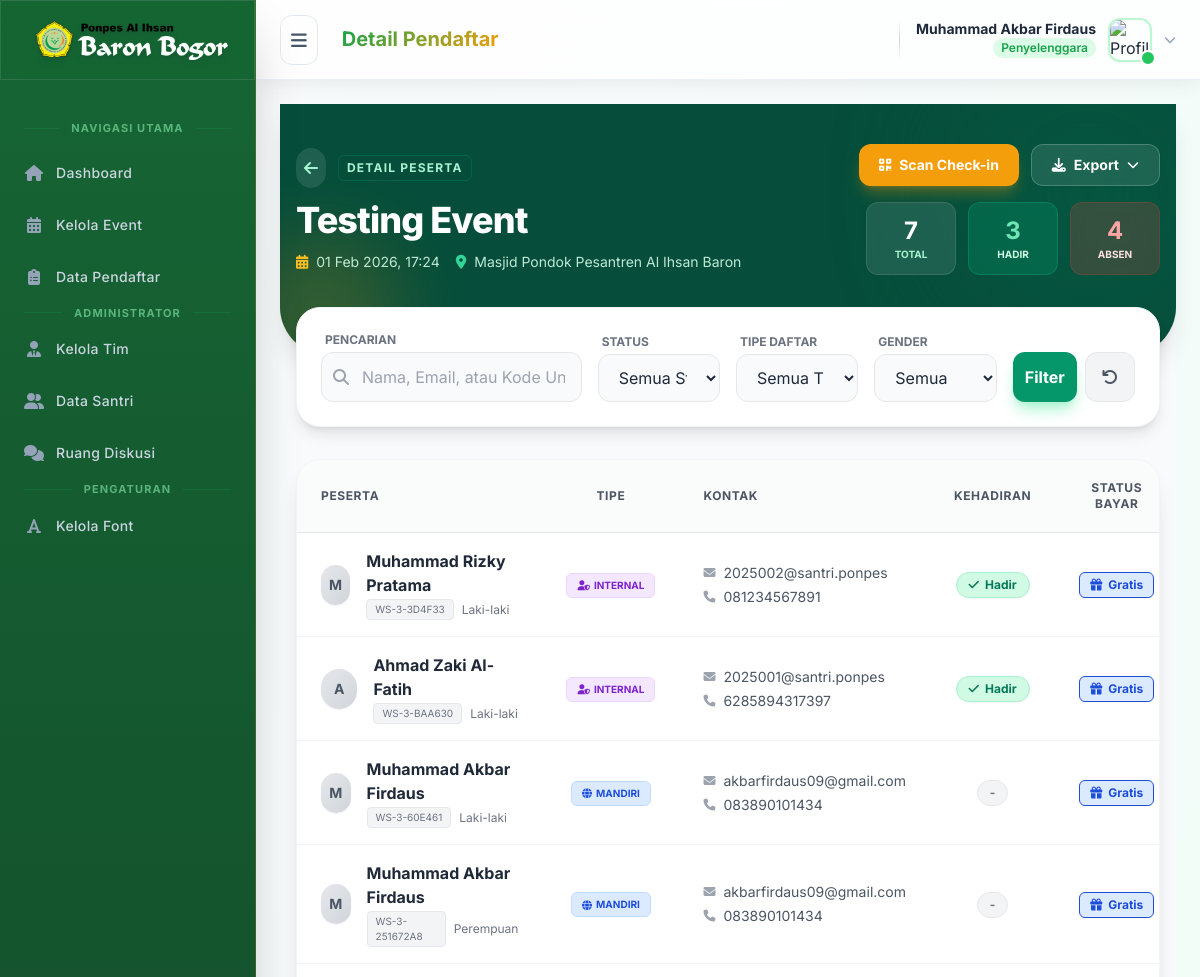
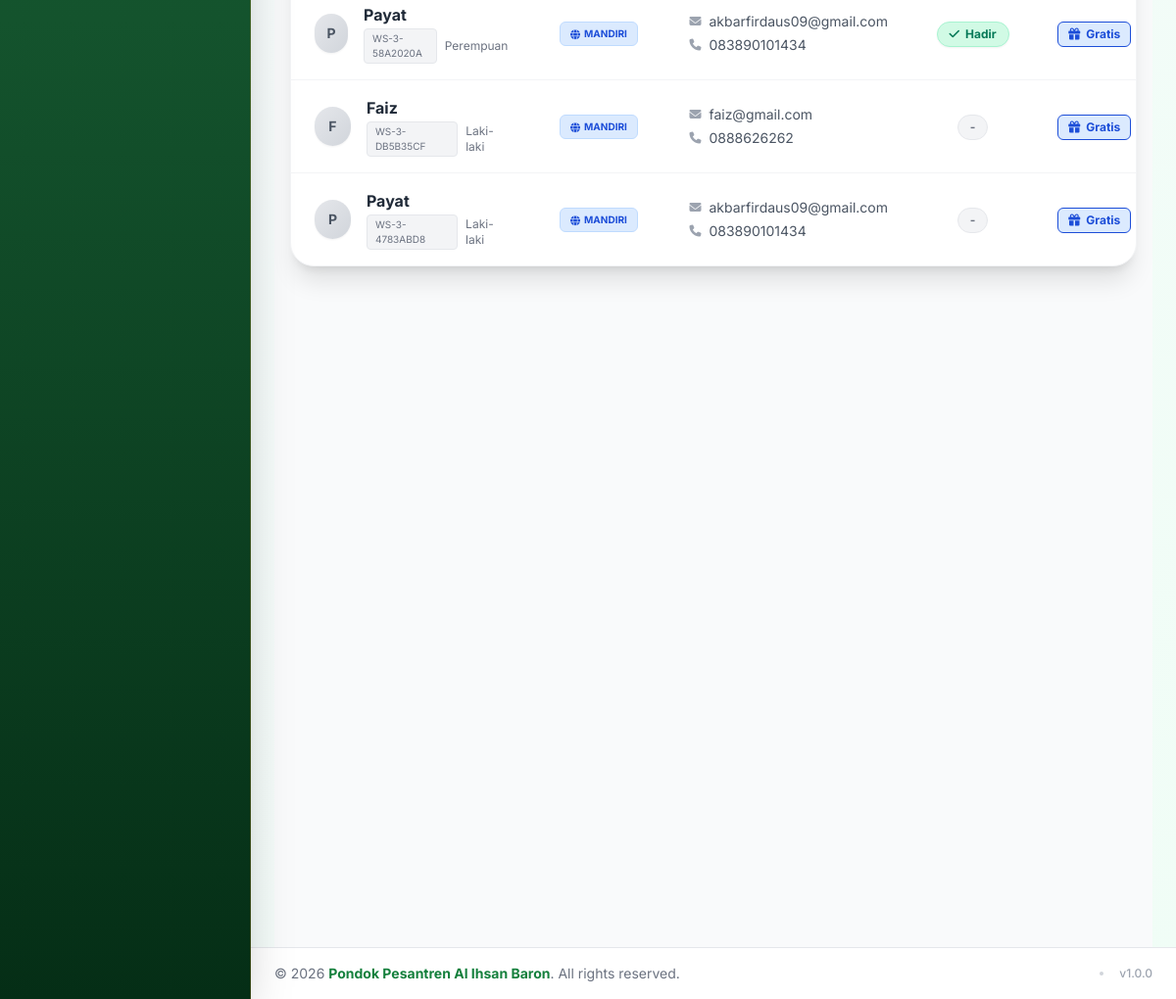
Screenshot of /admin/lihat_detail_pendaftar.php?event_id=3 (signed in) with the database file from the repository (2 pictures, top to bottom).
### tables this page shows
CREATE TABLE `workshops` (
  `id` int NOT NULL,
  `penyelenggara_id` int NOT NULL,
  `judul` varchar(255) NOT NULL,
  `visibilitas` enum('public','internal') DEFAULT 'public',
  `deskripsi` text NOT NULL,
  `poster` varchar(255) DEFAULT NULL,
  `tanggal_waktu` datetime NOT NULL,
  `jam_selesai` datetime DEFAULT NULL,
  `lokasi` varchar(255) NOT NULL,
  `tipe_event` enum('gratis','berbayar') NOT NULL DEFAULT 'gratis',
  `harga` int DEFAULT '0',
  `nominal_denda` decimal(10,2) DEFAULT '0.00',
  `sertifikat_template` varchar(255) DEFAULT NULL,
  `sertifikat_prefix` varchar(100) DEFAULT NULL,
  `sertifikat_nomor_awal` int NOT NULL DEFAULT '1',
  `sertifikat_nama_fs` int NOT NULL DEFAULT '120',
  `sertifikat_nama_y_percent` decimal(7,2) NOT NULL DEFAULT '50.00',
  `sertifikat_nama_x_percent` decimal(7,2) NOT NULL DEFAULT '50.00',
  `sertifikat_nomor_fs` int NOT NULL DEFAULT '40',
  `sertifikat_nomor_y_percent` decimal(7,2) NOT NULL DEFAULT '60.00',
  `sertifikat_font` varchar(255) DEFAULT 'Poppins-SemiBold.ttf',
  `sertifikat_orientasi` enum('portrait','landscape') NOT NULL DEFAULT 'portrait',
  `sertifikat_nomor_x_percent` decimal(7,2) NOT NULL DEFAULT '50.00',
  `created_at` timestamp NOT NULL DEFAULT CURRENT_TIMESTAMP,
  `is_kuesioner_active` tinyint(1) DEFAULT '0',
  `is_diskusi_active` tinyint(1) DEFAULT '1'
);

CREATE TABLE `pendaftaran` (
  `id` int NOT NULL,
  `workshop_id` int NOT NULL,
  `santri_id` int DEFAULT NULL,
  `nama_peserta` varchar(255) NOT NULL,
  `jenis_kelamin` varchar(20) DEFAULT NULL,
  `email_peserta` varchar(255) NOT NULL,
  `telepon_peserta` varchar(20) DEFAULT NULL,
  `kode_unik` varchar(100) NOT NULL,
  `qr_source` varchar(255) DEFAULT NULL,
  `last_accessed_at` timestamp NULL DEFAULT NULL,
  `status_pembayaran` enum('pending','paid','failed','free') NOT NULL DEFAULT 'pending',
  `status_kehadiran` enum('absen','hadir') NOT NULL DEFAULT 'absen',
  `sertifikat_status` enum('belum_dikirim','terkirim') NOT NULL DEFAULT 'belum_dikirim',
  `sertifikat_nomor` varchar(255) DEFAULT NULL,
  `created_at` timestamp NOT NULL DEFAULT CURRENT_TIMESTAMP,
  `payment_url` text,
  `payment_expiry` datetime DEFAULT NULL,
  `check_in_at` datetime DEFAULT NULL,
  `check_out_at` datetime DEFAULT NULL,
  `status_denda` enum('aman','kena_denda','lunas') DEFAULT 'aman',
  `didaftarkan_oleh` enum('admin','user','mandiri') NOT NULL DEFAULT 'admin'
);

### admin/lihat_detail_pendaftar.php (the view, shortened to what the rows shown need)
<?php
require_once BASE_PATH . '/admin/templates/header.php';
require_once BASE_PATH . '/core/koneksi.php';
$event_id = (int) $_GET['event_id'];
$penyelenggara_id = $_SESSION['penyelenggara_id_bersama'];
try {
    $stmt_event = $pdo->prepare("SELECT judul, tanggal_waktu, lokasi, harga, tipe_event FROM workshops WHERE id = ? AND penyelenggara_id = ?");
    $stmt_event->execute([$event_id, $penyelenggara_id]);
    $event = $stmt_event->fetch(PDO::FETCH_ASSOC);
} catch (PDOException $e) {
    die("Error: " . $e->getMessage());
}
$limit = 10;
$page = isset($_GET['page']) ? max(1, (int) $_GET['page']) : 1;
$offset = ($page - 1) * $limit;
$query_conditions = ["workshop_id = ?"];
$query_params = [$event_id];
$where_sql = implode(" AND ", $query_conditions);
$sql_data = "SELECT * FROM pendaftaran WHERE $where_sql ORDER BY created_at DESC LIMIT $limit OFFSET $offset";
$stmt_pendaftar = $pdo->prepare($sql_data);
$stmt_pendaftar->execute($query_params);
$pendaftar_list = $stmt_pendaftar->fetchAll(PDO::FETCH_ASSOC);
?>
<div class="min-h-screen bg-gray-50 font-sans pb-32">
    <div class="bg-emerald-900 pb-20 pt-10 px-4 rounded-b-[3rem] shadow-xl relative overflow-hidden">
        <div class="max-w-7xl mx-auto relative z-10 flex flex-col md:flex-row justify-between items-start md:items-center gap-6">
            <div>
                <div class="flex items-center gap-3 mb-3">
                    <a href="data_pendaftar.php" class="text-emerald-200 hover:text-white transition-all bg-white/10 hover:bg-white/20 p-2 rounded-full backdrop-blur-sm group">
                    </a>
                    <span class="text-emerald-200 text-xs font-bold uppercase tracking-widest border border-emerald-700/50 px-2 py-1 rounded-md">Detail Peserta</span>
                </div>
                <h1 class="text-3xl md:text-4xl font-extrabold text-white tracking-tight leading-tight">
                    <?= htmlspecialchars($event['judul']) ?>
                </h1>
                <div class="flex flex-wrap gap-4 mt-3 text-sm text-emerald-100/90">
                    <span class="flex items-center"><i class="fas fa-calendar-alt mr-2 text-amber-400"></i> <?= date('d M Y, H:i', strtotime($event['tanggal_waktu'])) ?></span>
                    <span class="flex items-center"><i class="fas fa-map-marker-alt mr-2 text-emerald-400"></i> <?= htmlspecialchars($event['lokasi']) ?></span>
                </div>
            </div>
        </div>
    </div>
    <div class="max-w-7xl mx-auto px-4 -mt-12 relative z-20">
        <div class="bg-white rounded-3xl shadow-xl border border-gray-100 overflow-hidden min-h-[400px]">
            <div class="hidden lg:block overflow-x-auto">
                <table class="w-full text-left border-collapse">
                    <thead>
                        <tr class="bg-gray-50/80 text-gray-600 border-b border-gray-200 text-xs uppercase tracking-wider">
                            <th class="px-6 py-5 font-bold">Peserta</th>
                            <th class="px-6 py-5 font-bold text-center">Tipe</th> <th class="px-6 py-5 font-bold">Kontak</th>
                            <th class="px-6 py-5 font-bold text-center">Kehadiran</th>
                            <th class="px-6 py-5 font-bold text-center">Status Bayar</th>
                        </tr>
                    </thead>
                    <tbody class="divide-y divide-gray-100">
                        <?php if (count($pendaftar_list) > 0): ?>
                                <?php foreach ($pendaftar_list as $p): ?>
                                        <tr class="hover:bg-emerald-50/30 transition-colors group">
                                            <td class="px-6 py-4">
                                                <div class="flex items-center gap-4">
                                                    <div class="w-10 h-10 rounded-full bg-gradient-to-br from-gray-200 to-gray-300 flex items-center justify-center text-gray-600 font-bold text-sm shadow-sm">
                                                        <?= strtoupper(substr($p['nama_peserta'], 0, 1)) ?>
                                                    </div>
                                                    <div>
                                                        <div class="font-bold text-gray-800 text-base mb-0.5"><?= htmlspecialchars($p['nama_peserta']) ?></div>
                                                        <div class="flex items-center gap-2">
                                                            <span class="text-[10px] bg-gray-100 text-gray-500 px-2 py-0.5 rounded border border-gray-200"><?= $p['kode_unik'] ?></span>
                                                            <span class="text-xs text-gray-500"><?= $p['jenis_kelamin'] ?></span>
                                                        </div>
                                                    </div>
                                                </div>
                                            </td>
                                            <td class="px-6 py-4 text-center">
                                                <?php if ($p['didaftarkan_oleh'] == 'admin'): ?>
                                                        <span class="inline-flex items-center px-2.5 py-1 rounded-md text-[10px] font-bold bg-purple-100 text-purple-700 border border-purple-200">
                                                            <i class="fas fa-user-shield mr-1"></i> INTERNAL
                                                        </span>
                                                <?php else: ?>
                                                        <span class="inline-flex items-center px-2.5 py-1 rounded-md text-[10px] font-bold bg-blue-100 text-blue-700 border border-blue-200">
                                                            <i class="fas fa-globe mr-1"></i> MANDIRI
                                                        </span>
                                                <?php endif; ?>
                                            </td>
                                            <td class="px-6 py-4">
                                                <div class="text-sm text-gray-600 space-y-1">
                                                    <div class="flex items-center gap-2"><i class="fas fa-envelope text-xs text-gray-400"></i> <?= htmlspecialchars($p['email_peserta']) ?></div>
                                                    <div class="flex items-center gap-2"><i class="fas fa-phone text-xs text-gray-400"></i> <?= htmlspecialchars($p['telepon_peserta']) ?></div>
                                                </div>
                                            </td>
                                            <td class="px-6 py-4 text-center">
                                                <?php if ($p['status_kehadiran'] == 'hadir'): ?>
                                                        <span class="inline-flex items-center px-3 py-1 rounded-full text-xs font-bold bg-emerald-100 text-emerald-700 border border-emerald-200 shadow-sm">
                                                            <i class="fas fa-check mr-1.5"></i> Hadir
                                                        </span>
                                                <?php else: ?>
                                                        <span class="inline-flex items-center px-3 py-1 rounded-full text-xs font-bold bg-gray-100 text-gray-500 border border-gray-200">
                                                            -
                                                        </span>
                                                <?php endif; ?>
                                            </td>
                                            <td class="px-6 py-4 text-center">
                                                <?php
                                                $status = $p['status_pembayaran'] ?? 'pending';
                                                $badges = [
                                                    'paid' => ['bg' => 'bg-emerald-100', 'text' => 'text-emerald-700', 'icon' => 'fa-check-circle', 'label' => 'Lunas'],
                                                    'free' => ['bg' => 'bg-blue-100', 'text' => 'text-blue-700', 'icon' => 'fa-gift', 'label' => 'Gratis'],
                                                    'failed' => ['bg' => 'bg-red-100', 'text' => 'text-red-700', 'icon' => 'fa-times-circle', 'label' => 'Gagal'],
                                                    'pending' => ['bg' => 'bg-amber-100', 'text' => 'text-amber-800', 'icon' => 'fa-clock', 'label' => 'Pending'],
                                                ];
                                                $b = $badges[$status] ?? $badges['pending'];
                                                ?>
                                                <span class="inline-flex items-center px-2.5 py-1 rounded-md text-xs font-bold <?= $b['bg'] ?> <?= $b['text'] ?> border border-opacity-20 border-current">
                                                    <i class="fas <?= $b['icon'] ?> mr-1.5"></i> <?= $b['label'] ?>
                                                </span>
                                            </td>
                                        </tr>
                                <?php endforeach; ?>
                        <?php endif; ?>
                    </tbody>
                </table>
            </div>
        </div>
    </div>
</div>
<?php require_once BASE_PATH . '/admin/templates/footer.php'; ?>

### rows the page displays
workshops: judul "Testing Event", tanggal_waktu "01 Feb 2026, 17:24", lokasi "Masjid Pondok Pesantren Al Ihsan Baron"
pendaftaran: nama_peserta "M", nama_peserta "Muhammad Rizky Pratama", kode_unik "WS-3-3D4F33", jenis_kelamin "Laki-laki", didaftarkan_oleh "admin" (drawn), email_peserta "2025002@santri.ponpes", telepon_peserta "081234567891", status_kehadiran "hadir" (drawn), status_pembayaran "Gratis"
pendaftaran: nama_peserta "A", nama_peserta "Ahmad Zaki Al-Fatih", kode_unik "WS-3-BAA630", jenis_kelamin "Laki-laki", didaftarkan_oleh "admin" (drawn), email_peserta "2025001@santri.ponpes", telepon_peserta "6285894317397", status_kehadiran "hadir" (drawn), status_pembayaran "Gratis"
pendaftaran: nama_peserta "M", nama_peserta "Muhammad Akbar Firdaus", kode_unik "WS-3-60E461", jenis_kelamin "Laki-laki", didaftarkan_oleh "user" (drawn), email_peserta "akbarfirdaus09@gmail.com", telepon_peserta "083890101434", status_pembayaran "Gratis"
pendaftaran: nama_peserta "M", nama_peserta "Muhammad Akbar Firdaus", kode_unik "WS-3-251672A8", jenis_kelamin "Perempuan", didaftarkan_oleh "user" (drawn), email_peserta "akbarfirdaus09@gmail.com", telepon_peserta "083890101434", status_pembayaran "Gratis"
pendaftaran: nama_peserta "P", nama_peserta "Payat", kode_unik "WS-3-58A2020A", jenis_kelamin "Perempuan", didaftarkan_oleh "user" (drawn), email_peserta "akbarfirdaus09@gmail.com", telepon_peserta "083890101434", status_kehadiran "hadir" (drawn), status_pembayaran "Gratis"
pendaftaran: nama_peserta "F", nama_peserta "Faiz", kode_unik "WS-3-DB5B35CF", jenis_kelamin "Laki-laki", didaftarkan_oleh "user" (drawn), email_peserta "faiz@gmail.com", telepon_peserta "0888626262", status_pembayaran "Gratis"
pendaftaran: nama_peserta "P", nama_peserta "Payat", kode_unik "WS-3-4783ABD8", jenis_kelamin "Laki-laki", didaftarkan_oleh "user" (drawn), email_peserta "akbarfirdaus09@gmail.com", telepon_peserta "083890101434", status_pembayaran "Gratis"

### other values shown
$title "NAVIGASI UTAMA ADMINISTRATOR PENGATURAN"
$label "Dashboard Kelola Event Data Pendaftar Kelola Tim Data Santri Ruang Diskusi Kelola Font"
$page_title "Detail Pendaftar"
$nama_user "Muhammad Akbar Firdaus"
$stats['total'] "7"
$stats['hadir'] "3"
$stats['absen'] "4"
